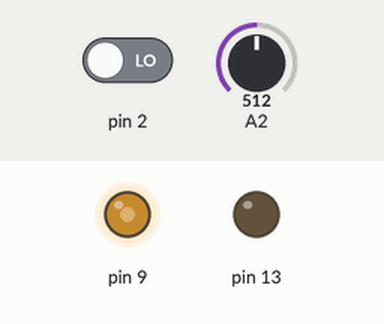
The sketch below on a simulated Arduino Uno, built with avr-gcc and run on an emulated ATmega328P. On the bench: output pins drawn as LEDs (lit = HIGH). The inputs (shaded band) are chosen by the test bench; at power-on: A2 = 512, pin 2 LOW.

Above: at 1.2 s.
1.3 s: A2 set to 716
At 2.4 s:
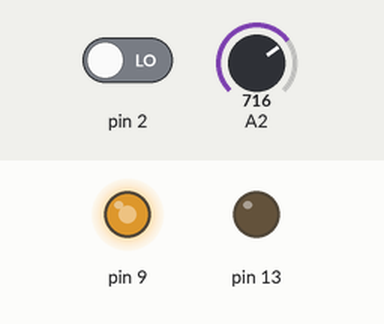
2.8 s: pin 2 driven HIGH
At 3.6 s:
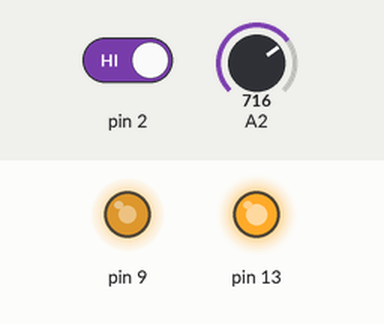
4.3 s: A2 set to 900
At 4.7 s:
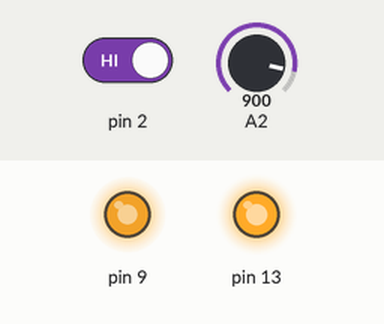
5.8 s: pin 2 driven LOW
At 7.0 s:
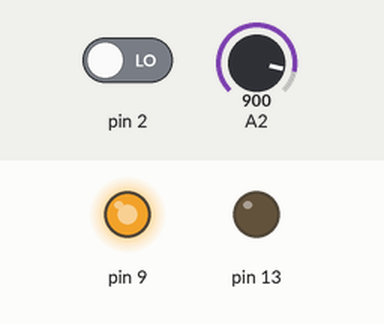
7.3 s: A2 set to 122
At 8.2 s:
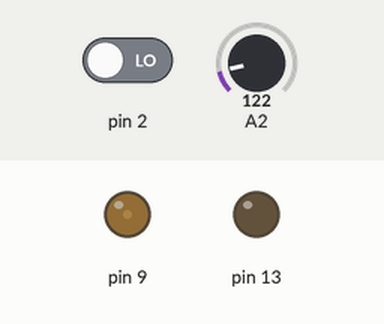
8.8 s: A2 set to 0
At 9.3 s:
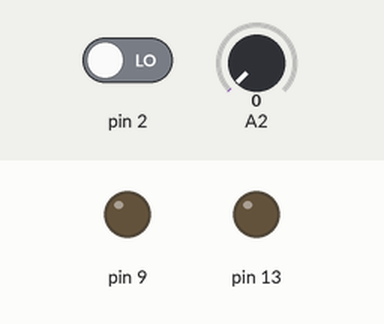
Timing chart, 0 to 11.3 s (numbered marks = the images above; inputs shaded):
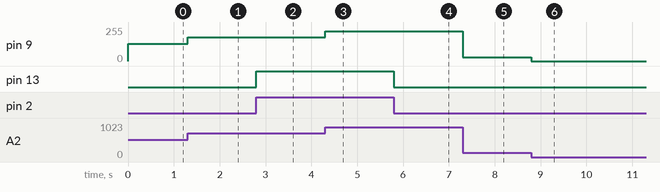

The sketch:

week_9.ino
```cpp
void setup() {
  pinMode(9, OUTPUT);
  pinMode(13, OUTPUT);
  pinMode(2, INPUT);
}

void loop() {
  // Read the potentiometer
  int energy = analogRead(A2);

  // Control yellow LED brightness
  analogWrite(9, energy / 4);

  // Read the push button
  int buttonState = digitalRead(2);

  // Activate ability only when energy is high enough
  if (buttonState == HIGH && energy > 500) {
    digitalWrite(13, HIGH);
  } else {
    digitalWrite(13, LOW);
  }
}
```

Measured:
- after the input at 1.3 s, pin 9: 128/255 → 179/255 at once
- after the input at 2.8 s, pin 13: LOW → HIGH at once
- after the input at 4.3 s, pin 9: 179/255 → 225/255 at once
- after the input at 5.8 s, pin 13: HIGH → LOW at once
- after the input at 7.3 s, pin 9: 225/255 → 30/255 at once
- after the input at 8.8 s, pin 9: 30/255 → 0/255 at once
